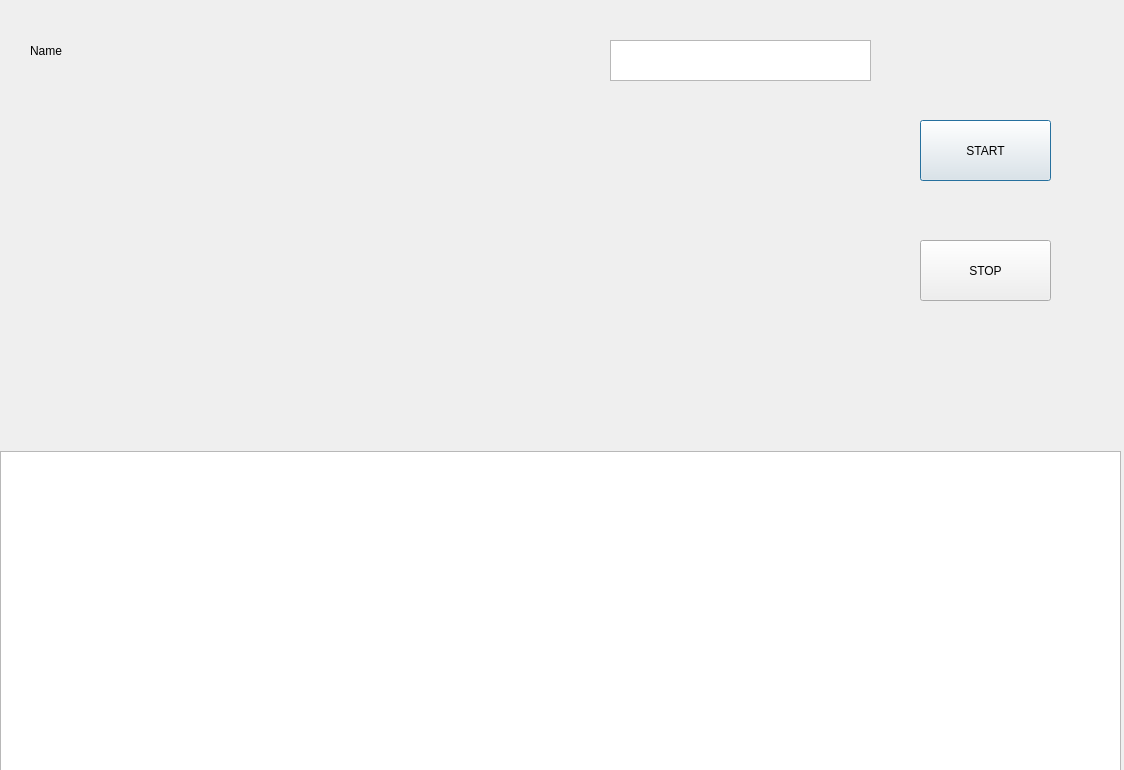
<?xml version="1.0" encoding="UTF-8"?>
<ui version="4.0">
 <class>Dialog</class>
 <widget class="QDialog" name="Dialog">
  <property name="geometry">
   <rect>
    <x>0</x>
    <y>0</y>
    <width>1124</width>
    <height>770</height>
   </rect>
  </property>
  <property name="windowTitle">
   <string>Dialog</string>
  </property>
  <widget class="QListView" name="listView">
   <property name="geometry">
    <rect>
     <x>610</x>
     <y>40</y>
     <width>261</width>
     <height>41</height>
    </rect>
   </property>
  </widget>
  <widget class="QPushButton" name="pushButton">
   <property name="geometry">
    <rect>
     <x>920</x>
     <y>120</y>
     <width>131</width>
     <height>61</height>
    </rect>
   </property>
   <property name="text">
    <string>START</string>
   </property>
  </widget>
  <widget class="QPushButton" name="pushButton_2">
   <property name="geometry">
    <rect>
     <x>920</x>
     <y>240</y>
     <width>131</width>
     <height>61</height>
    </rect>
   </property>
   <property name="text">
    <string>STOP</string>
   </property>
  </widget>
  <widget class="QTableView" name="tableView">
   <property name="geometry">
    <rect>
     <x>0</x>
     <y>451</y>
     <width>1121</width>
     <height>321</height>
    </rect>
   </property>
  </widget>
  <widget class="QLabel" name="label">
   <property name="geometry">
    <rect>
     <x>30</x>
     <y>20</y>
     <width>161</width>
     <height>61</height>
    </rect>
   </property>
   <property name="text">
    <string>Name</string>
   </property>
  </widget>
 </widget>
 <resources/>
 <connections>
  <connection>
   <sender>label</sender>
   <signal>windowIconTextChanged(QString)</signal>
   <receiver>Dialog</receiver>
   <slot>show()</slot>
   <hints>
    <hint type="sourcelabel">
     <x>129</x>
     <y>51</y>
    </hint>
    <hint type="destinationlabel">
     <x>127</x>
     <y>151</y>
    </hint>
   </hints>
  </connection>
  <connection>
   <sender>listView</sender>
   <signal>clicked(QModelIndex)</signal>
   <receiver>Dialog</receiver>
   <slot>show()</slot>
   <hints>
    <hint type="sourcelabel">
     <x>737</x>
     <y>66</y>
    </hint>
    <hint type="destinationlabel">
     <x>739</x>
     <y>155</y>
    </hint>
   </hints>
  </connection>
  <connection>
   <sender>pushButton</sender>
   <signal>clicked()</signal>
   <receiver>Dialog</receiver>
   <slot>exec()</slot>
   <hints>
    <hint type="sourcelabel">
     <x>934</x>
     <y>148</y>
    </hint>
    <hint type="destinationlabel">
     <x>938</x>
     <y>202</y>
    </hint>
   </hints>
  </connection>
  <connection>
   <sender>pushButton_2</sender>
   <signal>clicked()</signal>
   <receiver>Dialog</receiver>
   <slot>close()</slot>
   <hints>
    <hint type="sourcelabel">
     <x>948</x>
     <y>277</y>
    </hint>
    <hint type="destinationlabel">
     <x>950</x>
     <y>347</y>
    </hint>
   </hints>
  </connection>
  <connection>
   <sender>tableView</sender>
   <signal>windowTitleChanged(QString)</signal>
   <receiver>Dialog</receiver>
   <slot>show()</slot>
   <hints>
    <hint type="sourcelabel">
     <x>695</x>
     <y>522</y>
    </hint>
    <hint type="destinationlabel">
     <x>716</x>
     <y>358</y>
    </hint>
   </hints>
  </connection>
 </connections>
</ui>
